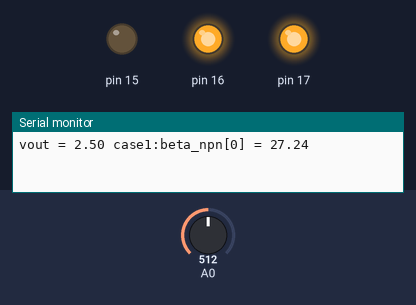
Recording of a sketch running on a simulated Arduino Uno, built with avr-gcc and run on an emulated ATmega328P. Parts: output pins drawn as LEDs (lit = HIGH), the last lines printed to the serial monitor. Inputs (shaded band) come from the test bench; at power-on: A0 = 512.

Above: at 0.5 s.
At 1.5 s:
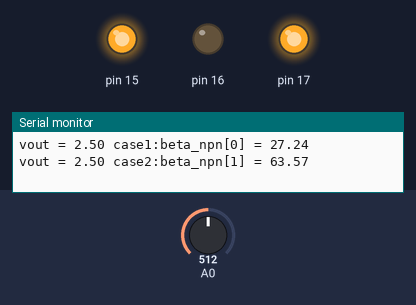
At 5.5 s:
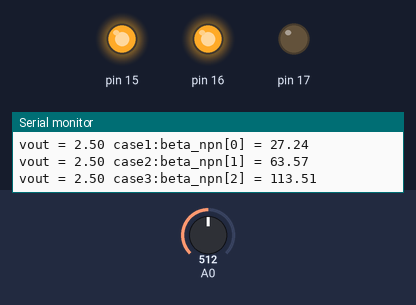
Timing chart, 0 to 6.9 s (numbered marks = the images above):
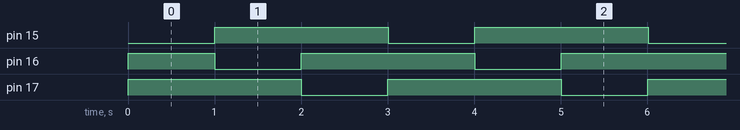

The sketch:

part_slave.ino
```cpp
#include <Wire.h>
#define DELAY 1000
#define NUMR 3
#define R1 1500
#define R2 30000

void extint_init(void);
float beta_calc(float vout,float r,float gain);
float beta_average(float beta_arr[]);

volatile unsigned char status = 0;
// const int resist[NUMR] = {24000,56000,100000};
const int resist[NUMR] = {24,56,100};  //kiloOHM
float beta_values_npn[NUMR] = {0,0,0};
volatile char state = 0;
const float op_gain = 1 + R2/R1;
float real_beta_npn = 0;

void setup() {
  Serial.begin(9600);
  DDRC |= (1<<1) | (1<<2) | (1<<3);
  PORTC |= (1<<1) | (1<<2) | (1<<3);
  Wire.begin(0x08);                // join i2c bus with address #0x08
  Wire.onRequest(requestEvent); // register event
}

void loop() {
  float vout;

  PORTC &= ~(1<<1);
  vout = analogRead(A0) * 5.0/1024;
  Serial.print("vout = ");
  Serial.print(vout);
  Serial.print(" ");
  beta_values_npn[0] = beta_calc(vout, resist[0],op_gain);
  Serial.print("case1:");
  Serial.print("beta_npn[0] = ");
  Serial.print(beta_values_npn[0]);
  Serial.println("");
  delay(DELAY);
  PORTC |= (1<<1);

  PORTC &= ~(1<<2);
  vout = analogRead(A0) * 5.0/1024;
  Serial.print("vout = ");
  Serial.print(vout);
  Serial.print(" ");
  beta_values_npn[1] = beta_calc(vout, resist[1],op_gain);
  Serial.print("case2:");
  Serial.print("beta_npn[1] = ");
  Serial.print(beta_values_npn[1]);
  Serial.println("");
  delay(DELAY);
  PORTC |= (1<<2);

  PORTC &= ~(1<<3);
  vout = analogRead(A0) * 5.0/1024;
  Serial.print("vout = ");
  Serial.print(vout);
  Serial.print(" ");
  beta_values_npn[2] = beta_calc(vout, resist[2],op_gain);
  Serial.print("case3:");
  Serial.print("beta_npn[2] = ");
  Serial.print(beta_values_npn[2]);
  Serial.println("");
  delay(DELAY);
  PORTC |= (1<<3);

  real_beta_npn = beta_average(beta_values_npn);
  if (real_beta_npn > 67.90 && real_beta_npn <= 68) {
   real_beta_npn = 68.00;
  }else if(real_beta_npn > 66.90 && real_beta_npn < 67.00){
   real_beta_npn = 67.00;
  }
  Serial.print("beta is ");
  Serial.print(real_beta_npn);
  Serial.println("");
}

void requestEvent() {
  // if (status == 1) {
  //    Wire.write('a');
  // }else {
  //    Wire.write('b');

  Wire.write((int)real_beta_npn);

}

float beta_calc(float vout,float r,float gain){
  //this fuction for calculating beta value of each resistance value
    // float vc = vout / gain;
    // Serial.println(vc);
    // float ic = (5.0-vout) / 1000.0 ;
    // Serial.println(ic);
    // float ib = (3.10 - 0.7) / r;
    // Serial.println(ib);
    // beta = ic / ib;
    float nem = ((5.0 * 21) -vout) * r;
    // Serial.println(nem);
    float dem = 21 * (5.0 - 0.7);
    // Serial.println(dem);
    float beta = nem / dem;
    // Serial.println(beta);

    return beta;
}

float beta_average(float beta_arr[]){
  float beta_avr = 0;
  for (int i = 0; i < 3; i++) {
      beta_avr += beta_arr[i];
  }
  return beta_avr / 3.0;
}
```

Measured:
- by itself, pin 15–17: alternates HIGH for 2.0 s and LOW for 1.0 s
- by itself, everything shown: repeats every 3.0 s, in 4 steps
